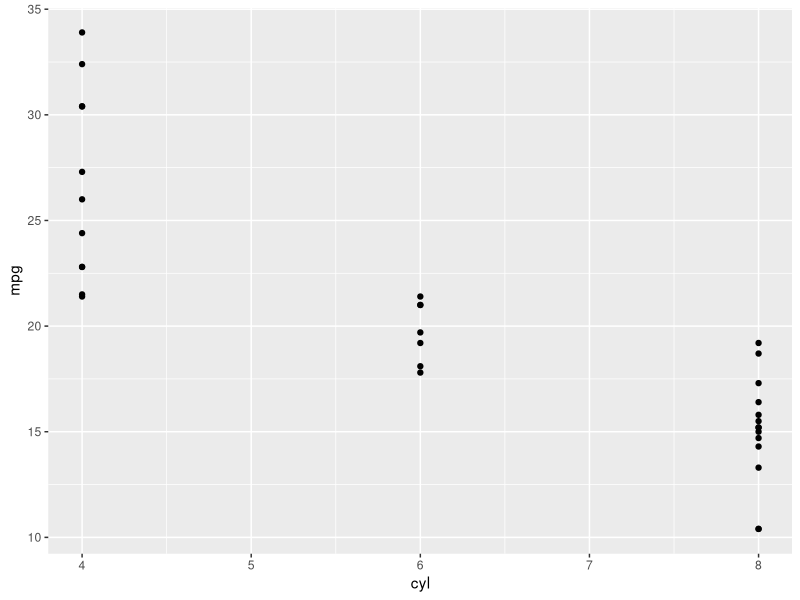
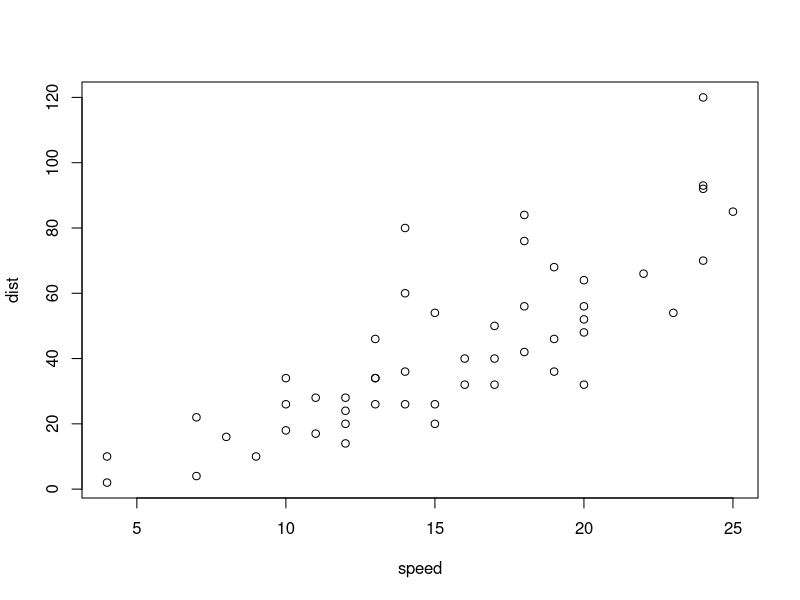

Recreate these plots in R, in order. (Note: this script raises an error after producing the figures.)
## ---- chunk 1
library(tidyverse)
## ---- chunk 2
ggplot(mtcars, aes(x=cyl, y=mpg)) + geom_point()
## ---- chunk 3
plot(cars)
## ---- chunk 4
selectInput("n_breaks", label = "Number of wheelie bins:",
              choices = c(10, 20, 35, 50), selected = 20)

sliderInput("bw_adjust", label = "Bandwidth ... width:",
              min = 0.2, max = 2, value = 1, step = 0.2)
